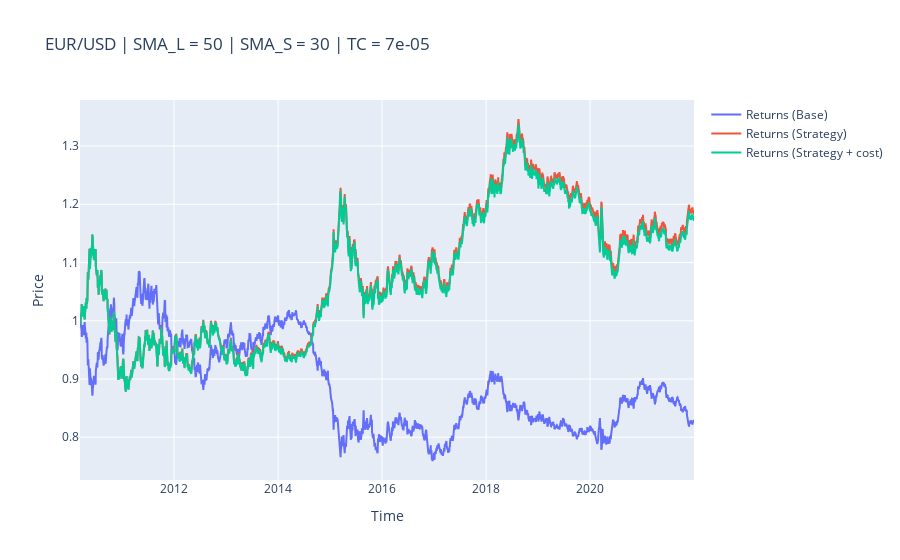

Here is the notebook cell this chart was saved with:
### Code cell
testSMA.plot_results()

### Figure 1 — Plotly figure (JSON) as saved in the notebook; plotly's stock layout.template omitted (floating-point values rounded to 4 significant figures; data arrays with more than 128 entries replaced by an {"elided": "..."} marker saying what was removed)
{"data": [{"name": "Returns (Base)", "type": "scatter", "x": {"elided": "3076 str values"}, "y": {"elided": "3076 float values"}}, {"name": "Returns (Strategy)", "type": "scatter", "x": {"elided": "3076 str values"}, "y": {"elided": "3076 float values"}}, {"name": "Returns (Strategy + cost)", "type": "scatter", "x": {"elided": "3076 str values"}, "y": {"elided": "3076 float values"}}], "layout": {"title": {"text": "EUR/USD | SMA_L = 50 | SMA_S = 30 | TC = 7e-05"}, "xaxis": {"title": {"text": "Time"}}, "yaxis": {"title": {"text": "Price"}}}}
